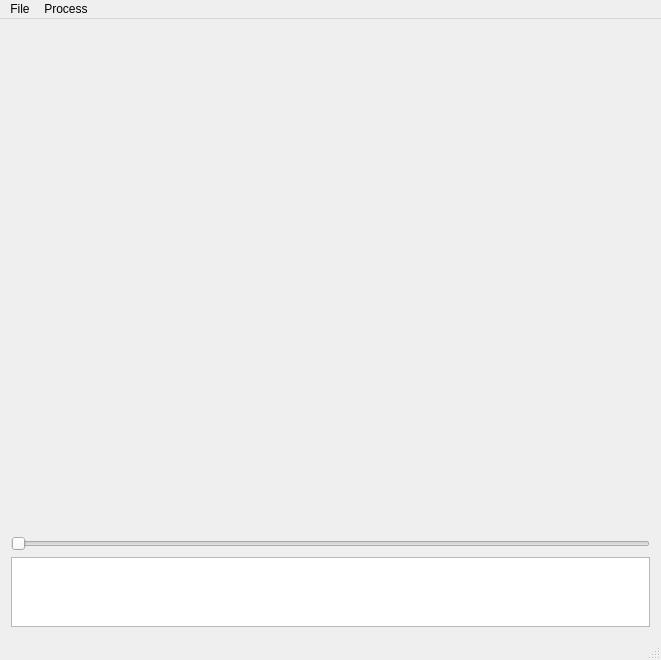
<?xml version="1.0" encoding="UTF-8"?>
<ui version="4.0">
 <class>MainWindow</class>
 <widget class="QMainWindow" name="MainWindow">
  <property name="enabled">
   <bool>true</bool>
  </property>
  <property name="geometry">
   <rect>
    <x>0</x>
    <y>0</y>
    <width>661</width>
    <height>660</height>
   </rect>
  </property>
  <property name="minimumSize">
   <size>
    <width>340</width>
    <height>300</height>
   </size>
  </property>
  <property name="windowTitle">
   <string>MainWindow</string>
  </property>
  <property name="iconSize">
   <size>
    <width>25</width>
    <height>25</height>
   </size>
  </property>
  <widget class="QWidget" name="centralWidget">
   <property name="sizePolicy">
    <sizepolicy hsizetype="Preferred" vsizetype="Preferred">
     <horstretch>8</horstretch>
     <verstretch>6</verstretch>
    </sizepolicy>
   </property>
   <property name="minimumSize">
    <size>
     <width>320</width>
     <height>240</height>
    </size>
   </property>
   <property name="sizeIncrement">
    <size>
     <width>8</width>
     <height>6</height>
    </size>
   </property>
   <layout class="QGridLayout" name="gridLayout">
    <item row="2" column="0">
     <widget class="QTextEdit" name="textEdit">
      <property name="sizePolicy">
       <sizepolicy hsizetype="Expanding" vsizetype="Expanding">
        <horstretch>9</horstretch>
        <verstretch>1</verstretch>
       </sizepolicy>
      </property>
      <property name="font">
       <font>
        <family>Courier New</family>
        <pointsize>12</pointsize>
       </font>
      </property>
      <property name="readOnly">
       <bool>true</bool>
      </property>
     </widget>
    </item>
    <item row="0" column="0">
     <widget class="QWidget" name="imageWidget" native="true">
      <property name="enabled">
       <bool>true</bool>
      </property>
      <property name="sizePolicy">
       <sizepolicy hsizetype="Preferred" vsizetype="Preferred">
        <horstretch>13</horstretch>
        <verstretch>10</verstretch>
       </sizepolicy>
      </property>
     </widget>
    </item>
    <item row="1" column="0">
     <widget class="QSlider" name="imageSlider">
      <property name="orientation">
       <enum>Qt::Horizontal</enum>
      </property>
     </widget>
    </item>
   </layout>
  </widget>
  <widget class="QMenuBar" name="menuBar">
   <property name="geometry">
    <rect>
     <x>0</x>
     <y>0</y>
     <width>661</width>
     <height>26</height>
    </rect>
   </property>
   <widget class="QMenu" name="menuFile">
    <property name="title">
     <string>File</string>
    </property>
    <addaction name="separator"/>
    <addaction name="actionAdd_Images_Folder"/>
    <addaction name="actionOpen_Volume_Data"/>
    <addaction name="actionOpen_Volume"/>
    <addaction name="actionQuit"/>
   </widget>
   <widget class="QMenu" name="menuProcess">
    <property name="title">
     <string>Process</string>
    </property>
    <widget class="QMenu" name="menuUS_Probe_Calibration">
     <property name="title">
      <string>US Probe Calibration</string>
     </property>
     <addaction name="actionCalibrate_Probe"/>
     <addaction name="actionCheck_Calibration_Error"/>
    </widget>
    <widget class="QMenu" name="menuBreast_Tumor_Segmentation">
     <property name="title">
      <string>Breast Tumor Segmentation</string>
     </property>
     <addaction name="actionSegmentation_Training"/>
     <addaction name="actionSegment_Image"/>
     <addaction name="actionSegment_Volume"/>
    </widget>
    <addaction name="actionCrop_Images"/>
    <addaction name="menuUS_Probe_Calibration"/>
    <addaction name="actionPivot_Calibration"/>
    <addaction name="actionVolume_Reconstruction"/>
    <addaction name="action3D_Scene_Display"/>
    <addaction name="menuBreast_Tumor_Segmentation"/>
    <addaction name="actionAcquiere_US_Images"/>
   </widget>
   <addaction name="menuFile"/>
   <addaction name="menuProcess"/>
  </widget>
  <widget class="QStatusBar" name="statusBar"/>
  <action name="actionAdd_Images_Folder">
   <property name="text">
    <string>Open Image(s)</string>
   </property>
   <property name="toolTip">
    <string>Open Image or images</string>
   </property>
  </action>
  <action name="actionQuit">
   <property name="text">
    <string>Quit</string>
   </property>
  </action>
  <action name="actionOpen_Volume_Data">
   <property name="text">
    <string>Open Volume Data</string>
   </property>
  </action>
  <action name="actionVolume_Reconstruction">
   <property name="text">
    <string>Volume Reconstruction</string>
   </property>
  </action>
  <action name="actionOpen_Volume">
   <property name="text">
    <string>Open Volume</string>
   </property>
  </action>
  <action name="actionCrop_Images">
   <property name="text">
    <string>Crop Images</string>
   </property>
  </action>
  <action name="action3D_Scene_Display">
   <property name="text">
    <string>3D Scene Display</string>
   </property>
  </action>
  <action name="actionCalibrate_Probe">
   <property name="text">
    <string>Calibrate Probe</string>
   </property>
  </action>
  <action name="actionCheck_Calibration_Error">
   <property name="text">
    <string>Check Calibration Error</string>
   </property>
  </action>
  <action name="actionPivot_Calibration">
   <property name="text">
    <string>Pivot Calibration</string>
   </property>
  </action>
  <action name="actionSegmentation_Training">
   <property name="text">
    <string>Segmentation Training</string>
   </property>
  </action>
  <action name="actionSegment_Image">
   <property name="text">
    <string>Segment Image</string>
   </property>
  </action>
  <action name="actionSegment_Volume">
   <property name="text">
    <string>Segment Volume</string>
   </property>
  </action>
  <action name="actionAcquiere_US_Images">
   <property name="text">
    <string>Acquire US Images</string>
   </property>
  </action>
 </widget>
 <layoutdefault spacing="6" margin="11"/>
 <resources/>
 <connections>
  <connection>
   <sender>actionQuit</sender>
   <signal>triggered()</signal>
   <receiver>MainWindow</receiver>
   <slot>close()</slot>
   <hints>
    <hint type="sourcelabel">
     <x>-1</x>
     <y>-1</y>
    </hint>
    <hint type="destinationlabel">
     <x>329</x>
     <y>244</y>
    </hint>
   </hints>
  </connection>
  <connection>
   <sender>actionAdd_Images_Folder</sender>
   <signal>triggered()</signal>
   <receiver>MainWindow</receiver>
   <slot>addImages()</slot>
   <hints>
    <hint type="sourcelabel">
     <x>-1</x>
     <y>-1</y>
    </hint>
    <hint type="destinationlabel">
     <x>329</x>
     <y>244</y>
    </hint>
   </hints>
  </connection>
  <connection>
   <sender>actionCalibrate_Probe</sender>
   <signal>triggered()</signal>
   <receiver>MainWindow</receiver>
   <slot>probeCalibration()</slot>
   <hints>
    <hint type="sourcelabel">
     <x>-1</x>
     <y>-1</y>
    </hint>
    <hint type="destinationlabel">
     <x>330</x>
     <y>311</y>
    </hint>
   </hints>
  </connection>
  <connection>
   <sender>imageSlider</sender>
   <signal>valueChanged(int)</signal>
   <receiver>MainWindow</receiver>
   <slot>displaySelectedImage(int)</slot>
   <hints>
    <hint type="sourcelabel">
     <x>269</x>
     <y>529</y>
    </hint>
    <hint type="destinationlabel">
     <x>127</x>
     <y>509</y>
    </hint>
   </hints>
  </connection>
  <connection>
   <sender>actionOpen_Volume_Data</sender>
   <signal>triggered()</signal>
   <receiver>MainWindow</receiver>
   <slot>openVolumeData()</slot>
   <hints>
    <hint type="sourcelabel">
     <x>-1</x>
     <y>-1</y>
    </hint>
    <hint type="destinationlabel">
     <x>330</x>
     <y>329</y>
    </hint>
   </hints>
  </connection>
  <connection>
   <sender>actionVolume_Reconstruction</sender>
   <signal>triggered()</signal>
   <receiver>MainWindow</receiver>
   <slot>volumeReconstruction()</slot>
   <hints>
    <hint type="sourcelabel">
     <x>-1</x>
     <y>-1</y>
    </hint>
    <hint type="destinationlabel">
     <x>330</x>
     <y>329</y>
    </hint>
   </hints>
  </connection>
  <connection>
   <sender>actionOpen_Volume</sender>
   <signal>triggered()</signal>
   <receiver>MainWindow</receiver>
   <slot>openVolume()</slot>
   <hints>
    <hint type="sourcelabel">
     <x>-1</x>
     <y>-1</y>
    </hint>
    <hint type="destinationlabel">
     <x>330</x>
     <y>329</y>
    </hint>
   </hints>
  </connection>
  <connection>
   <sender>actionCrop_Images</sender>
   <signal>triggered()</signal>
   <receiver>MainWindow</receiver>
   <slot>cropImages()</slot>
   <hints>
    <hint type="sourcelabel">
     <x>-1</x>
     <y>-1</y>
    </hint>
    <hint type="destinationlabel">
     <x>330</x>
     <y>329</y>
    </hint>
   </hints>
  </connection>
  <connection>
   <sender>action3D_Scene_Display</sender>
   <signal>triggered()</signal>
   <receiver>MainWindow</receiver>
   <slot>display3DScene()</slot>
   <hints>
    <hint type="sourcelabel">
     <x>-1</x>
     <y>-1</y>
    </hint>
    <hint type="destinationlabel">
     <x>330</x>
     <y>329</y>
    </hint>
   </hints>
  </connection>
  <connection>
   <sender>actionCheck_Calibration_Error</sender>
   <signal>triggered()</signal>
   <receiver>MainWindow</receiver>
   <slot>checkCalibrationError()</slot>
   <hints>
    <hint type="sourcelabel">
     <x>-1</x>
     <y>-1</y>
    </hint>
    <hint type="destinationlabel">
     <x>330</x>
     <y>329</y>
    </hint>
   </hints>
  </connection>
  <connection>
   <sender>actionPivot_Calibration</sender>
   <signal>triggered()</signal>
   <receiver>MainWindow</receiver>
   <slot>pivotCalibration()</slot>
   <hints>
    <hint type="sourcelabel">
     <x>-1</x>
     <y>-1</y>
    </hint>
    <hint type="destinationlabel">
     <x>330</x>
     <y>329</y>
    </hint>
   </hints>
  </connection>
  <connection>
   <sender>actionSegmentation_Training</sender>
   <signal>triggered()</signal>
   <receiver>MainWindow</receiver>
   <slot>segmentationTraining()</slot>
   <hints>
    <hint type="sourcelabel">
     <x>-1</x>
     <y>-1</y>
    </hint>
    <hint type="destinationlabel">
     <x>330</x>
     <y>329</y>
    </hint>
   </hints>
  </connection>
  <connection>
   <sender>actionSegment_Image</sender>
   <signal>triggered()</signal>
   <receiver>MainWindow</receiver>
   <slot>segmentImage()</slot>
   <hints>
    <hint type="sourcelabel">
     <x>-1</x>
     <y>-1</y>
    </hint>
    <hint type="destinationlabel">
     <x>330</x>
     <y>329</y>
    </hint>
   </hints>
  </connection>
  <connection>
   <sender>actionSegment_Volume</sender>
   <signal>triggered()</signal>
   <receiver>MainWindow</receiver>
   <slot>segmentVolume()</slot>
   <hints>
    <hint type="sourcelabel">
     <x>-1</x>
     <y>-1</y>
    </hint>
    <hint type="destinationlabel">
     <x>330</x>
     <y>329</y>
    </hint>
   </hints>
  </connection>
  <connection>
   <sender>actionAcquiere_US_Images</sender>
   <signal>triggered()</signal>
   <receiver>MainWindow</receiver>
   <slot>acquireImages()</slot>
   <hints>
    <hint type="sourcelabel">
     <x>-1</x>
     <y>-1</y>
    </hint>
    <hint type="destinationlabel">
     <x>330</x>
     <y>329</y>
    </hint>
   </hints>
  </connection>
 </connections>
 <slots>
  <slot>addImages()</slot>
  <slot>addMasks()</slot>
  <slot>probeCalibration()</slot>
  <slot>displaySelectedImage(int)</slot>
  <slot>openVolumeData()</slot>
  <slot>volumeReconstruction()</slot>
  <slot>openVolume()</slot>
  <slot>setSelectedOpacity(int)</slot>
  <slot>cropImages()</slot>
  <slot>display3DScene()</slot>
  <slot>checkCalibrationError()</slot>
  <slot>pivotCalibration()</slot>
  <slot>segmentationTraining()</slot>
  <slot>segmentImage()</slot>
  <slot>segmentVolume()</slot>
  <slot>acquireImages()</slot>
 </slots>
</ui>
